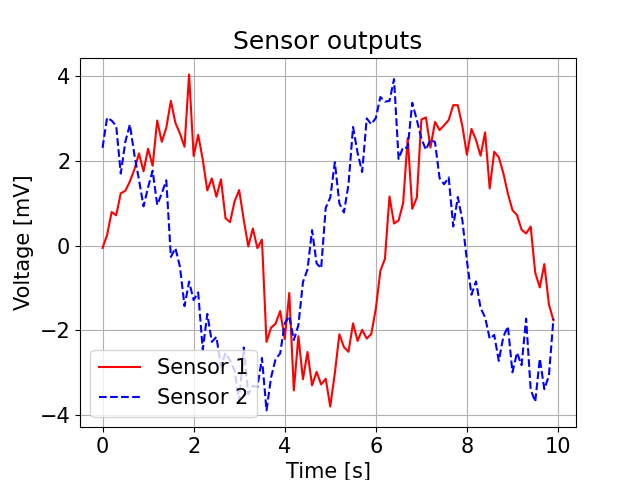

The script that saved this image:
## exercise 0.5.2

import numpy as np
import matplotlib.pyplot as plt


# We simulate measurements every 100 ms for a period of 10 seconds 
t = np.arange(0, 10, 0.1)

# The data from the sensors are generated as either a sine or a cosine 
# with some Gaussian noise added.
sensor1 = 3*np.sin(t)+0.5*np.random.normal(size=len(t))
sensor2 = 3*np.cos(t)+0.5*np.random.normal(size=len(t))

# Change the font size to make axis and title readable
font_size = 15
plt.rcParams.update({'font.size': font_size})

# Define the name of the curves
legend_strings = ['Sensor 1', 'Sensor 2']

# Start plotting the simulated measurements
plt.figure(1)
# Plot the sensor 1 output as a function of time, and
# make the curve red and fully drawn
plt.plot(t, sensor1, 'r-')

# Plot the sensor 2 output as a function of time, and
# make the curve blue and dashed
plt.plot(t, sensor2, 'b--')

# Ensure that the limits on the axis fit the data 
plt.axis('tight')

# Add a grid in the background
plt.grid()

# Add a legend describing each curve, place it at the "best" location
# so as to minimize the amount of curve it covers
plt.legend(legend_strings,loc='best')

# Add labels to the axes
plt.xlabel('Time [s]')
plt.ylabel('Voltage [mV]')

# Add a title to the plot
plt.title('Sensor outputs')

# Export the figure
plt.savefig('ex0_5_2.png')

# Show the figure in the console
plt.show()
